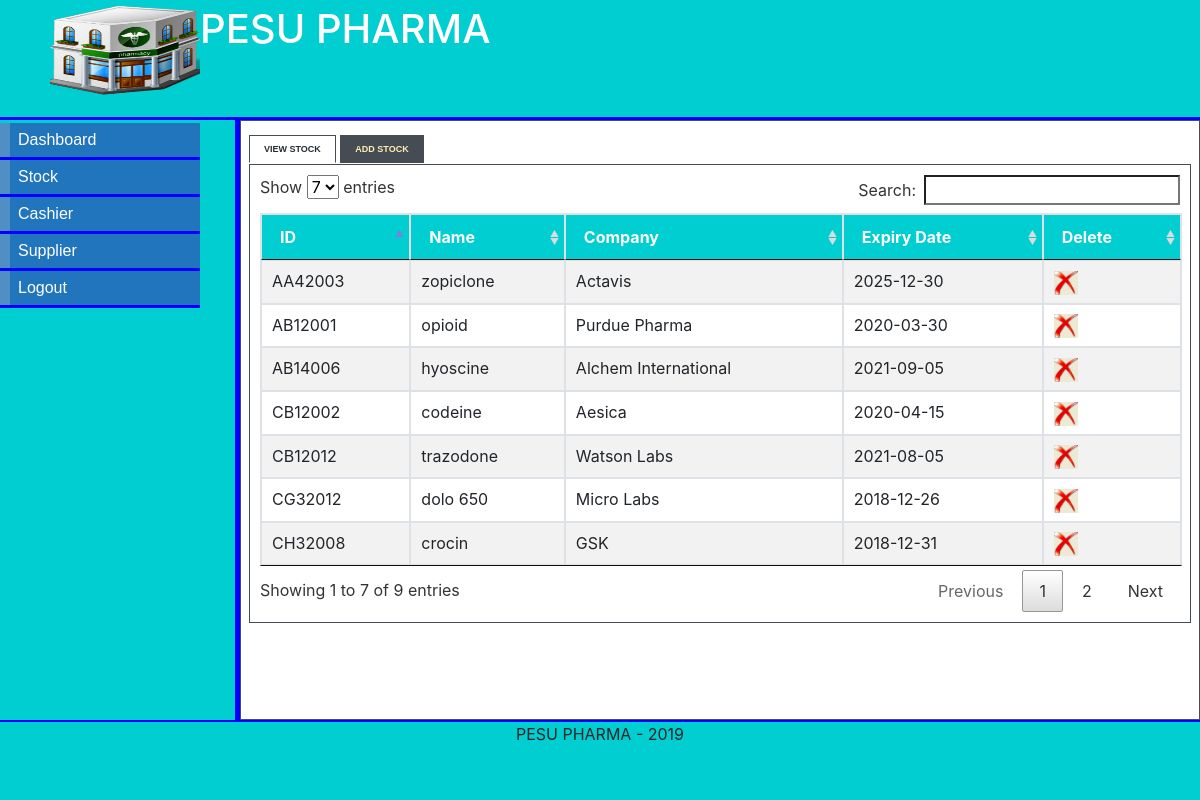
Page /stock.php (signed in) on the earlier database version.
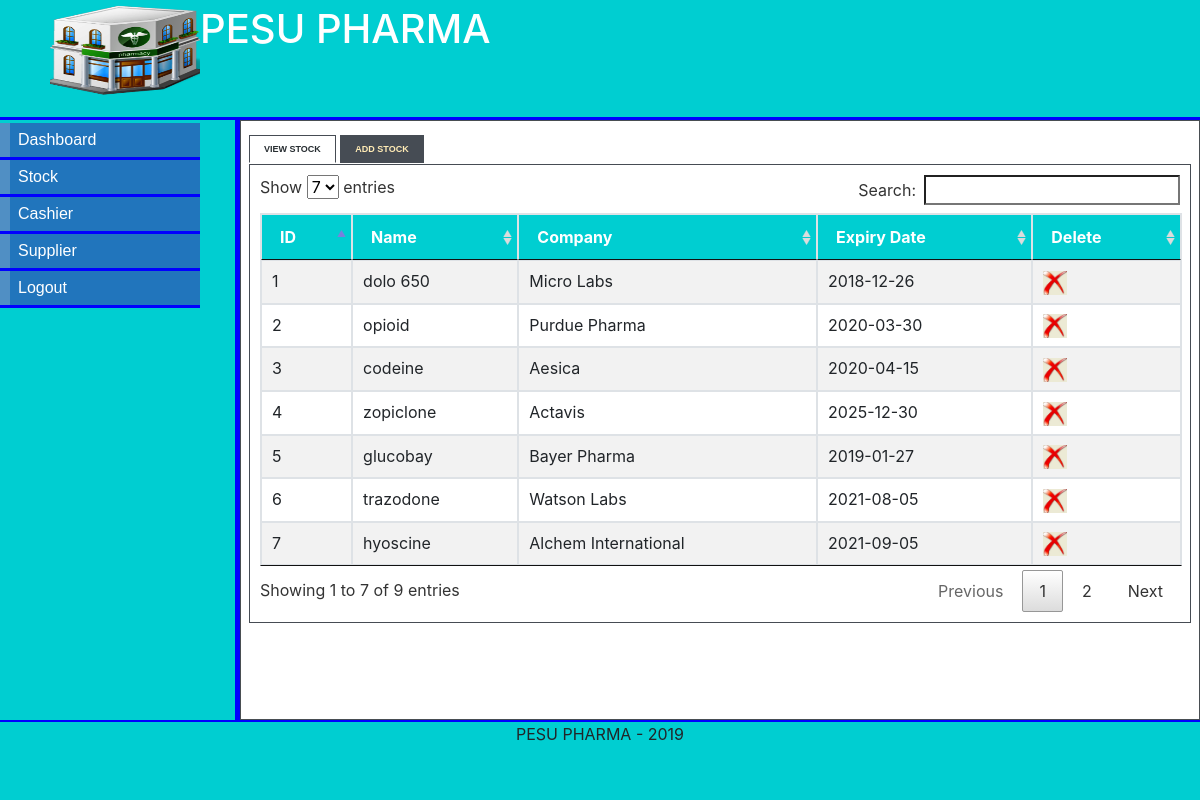
Same page on the later database version.
### tables this page shows
CREATE TABLE IF NOT EXISTS `STOCK`(
  `stock_id` INT NOT NULL AUTO_INCREMENT,
  `drug` VARCHAR(25) NOT NULL,
  `quantity` INT,
  `company` VARCHAR(25) NOT NULL,
  `cost` INT,
  `description` VARCHAR(50),
  `expiry_date` DATE,
  `admin_id` INT,

  PRIMARY KEY(`stock_id`),
  FOREIGN KEY(`admin_id`) REFERENCES ADMINISTRATOR(`admin_id`)
);

### stock.php (the view, shortened to what this page needs)
<!DOCTYPE html>
<html>
<head>
<link rel="stylesheet" type="text/css" href="style/mystyle.css">
<link rel="stylesheet" href="style/style.css" type="text/css" media="screen" />
<link rel="stylesheet" href="style/table.css" type="text/css" media="screen" />
<link rel="stylesheet" href="style/bootstrap.min.css" type="text/css" />
<link rel="stylesheet" href="style/jquery.dataTables.min.css" type="text/css" />
</head>
<body>
<div id="content">
<div id="header">
<h1><a href="#"><img src="images/hd_logo.jpg"></a>  PESU PHARMA</h1></div>
<div id="left_column">
<div id="button">
        <ul>
			<li><a href="admin.php">Dashboard</a></li>
            <li><a href="stock.php">Stock</a></li>
			<li><a href="admin_cashier.php">Cashier</a></li>
			<li><a href="admin_supplier.php">Supplier</a></li>
			<li><a href="logout.php">Logout</a></li>
		</ul>
</div>
		</div>
<div id="main">
<div id="tabbed_box" class="tabbed_box">
    <div class="tabbed_area">
        <ul class="tabs">
            <li><a href="javascript:tabSwitch('tab_1', 'content_1');" id="tab_1" class="active">View Stock</a></li>
            <li><a href="javascript:tabSwitch('tab_2', 'content_2');" id="tab_2">Add Stock</a></li>
        </ul>
        <div id="content_1" class="content">
		<?php
        include_once('connect_db.php');
        $result = mysqli_query($con,"SELECT * FROM STOCK")
                or die(mysqli_error($con));
        echo '<table id="table1" class="table table-bordered table-striped" border="1" cellpadding="5" align="center">';
         echo "<thead><tr><th>ID</th><th>Name</th><th>Company</th><th>Expiry Date</th><th>Delete</th></tr></thead><tbody>";
        while($row = mysqli_fetch_array( $result )) {
                echo "<tr>";
                 echo '<td>' . $row['stock_id'] . '</td>';
                echo '<td>' . $row['drug'] . '</td>';
				echo '<td>' . $row['company'] . '</td>';
				echo '<td>' . $row['expiry_date'] . '</td>';?>
				<td><a href="delete_stock.php?stock_id=<?php echo $row['stock_id']?>"><img src="images/delete-icon.jpg" width="24" height="24" border="0" /></a></td>
				<?php
		 }
        echo "</tbody></table>";
?>
        </div>
    </div>
</div>
</div>
<div id="footer" align="Center"> PESU PHARMA - 2019</div>
</div>
</body>
</html>

### style/mystyle.css (style rules this page uses)
body { margin-top: 0px; padding-top: 0px; }
#content { margin-left: auto; margin-right: auto; background: #E8E8E8; width: 100%; height: 100%; }
#header { position: absolute; top: 0; left:0; width: 100%; height: 15%; background: #00CED1; border-bottom: solid 3px blue; box-sizing: border-box; }
#header h1 { margin: 0px; padding-top: 5px; margin-left: 50px; color: #fff; }
#header img { float:left; height: 90px; width: 150px; }
#left_column { position: absolute; top: 15%; left:0; width: 20%; height: 75%; float: left; background: #00CED1; border-right:solid 5px blue; box-sizing: border-box; }
#main { clear: all; position: absolute; top: 15%; left:20%; width: 80%; height: 75%; background: #E8E8E8; box-sizing: border-box; }
#button { width: 12.5em; padding: 0 0 1em 0; margin-top: 0.2em; margin-bottom: 1em; font-family: 'Trebuchet MS', 'Lucida Grande', Verdana, Arial, Sans-serif; background: #00CED1; color: #333; }
#button ul { list-style: none; margin: 0; padding: 0; border: none; }
#button li { border-bottom: 3px solid blue; margin: 0; list-style: none; list-style-image: none; }
#button li a { display: block; padding: 5px 5px 5px 0.5em; border-left: 10px solid #508fc4; border-right: 10px solid #2175bc; background-color: #2175bc; color: #fff; text-decoration: none; width: 100%; }
html>body #button li a { width: 12.5em; }
#footer { position: absolute; text-align: center; left:0; bottom:0; width: 100%; height: 10%; background: #00CED1; clear: all; border-top: solid 2px blue; box-sizing: border-box; }

### style/style.css (style rules this page uses)
#tabbed_box { width: 100%; height:100%; }
.tabbed_area { border: 1px solid #494e52; background-color: #fff; padding: 8px; width: 100%; height: 100%; box-sizing: border-box; }
ul.tabs { margin: 0px; padding: 0px; margin-top: 5px; margin-bottom: 6px; }
ul.tabs li { list-style: none; display: inline; }
ul.tabs li a { background-color: #464c54; color: #ffebb5; padding: 8px 14px 8px 14px; text-decoration: none; font-size: 9px; font-family: Verdana, Arial, Helvetica, sans-serif; font-weight: bold; text-transform: uppercase; border: 1px solid #464c54; }
ul.tabs li a.active { background-color: #ffffff; color: #282e32; border: 1px solid #464c54; border-bottom: 1px solid #ffffff; }
.content { background-color: #ffffff; padding: 10px; border: 1px solid #464c54; }

### style/table.css (style rules this page uses)
table { border-collapse:collapse; }
table,th { border: 2px solid blue; }
th { background-color: #00CED1; color:white; }

Differences in the rows shown:
removed stock: stock_id "AA42003", drug "zopiclone", company "Actavis", expiry_date "2025-12-30"
removed stock: stock_id "AB12001", drug "opioid", company "Purdue Pharma", expiry_date "2020-03-30"
removed stock: stock_id "AB14006", drug "hyoscine", company "Alchem International", expiry_date "2021-09-05"
removed stock: stock_id "CB12002", drug "codeine", company "Aesica", expiry_date "2020-04-15"
removed stock: stock_id "CB12012", drug "trazodone", company "Watson Labs", expiry_date "2021-08-05"
removed stock: stock_id "CG32012", drug "dolo 650", company "Micro Labs", expiry_date "2018-12-26"
removed stock: stock_id "CH32008", drug "crocin", company "GSK", expiry_date "2018-12-31"
added stock: stock_id "1", drug "dolo 650", company "Micro Labs", expiry_date "2018-12-26"
added stock: stock_id "2", drug "opioid", company "Purdue Pharma", expiry_date "2020-03-30"
added stock: stock_id "3", drug "codeine", company "Aesica", expiry_date "2020-04-15"
added stock: stock_id "4", drug "zopiclone", company "Actavis", expiry_date "2025-12-30"
added stock: stock_id "5", drug "glucobay", company "Bayer Pharma", expiry_date "2019-01-27"
added stock: stock_id "6", drug "trazodone", company "Watson Labs", expiry_date "2021-08-05"
added stock: stock_id "7", drug "hyoscine", company "Alchem International", expiry_date "2021-09-05"
